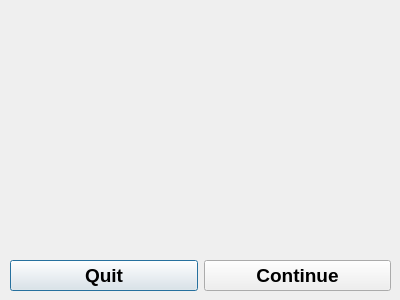
<?xml version="1.0" encoding="UTF-8"?>
<ui version="4.0">
 <class>Dialog</class>
 <widget class="QDialog" name="Dialog">
  <property name="geometry">
   <rect>
    <x>0</x>
    <y>0</y>
    <width>400</width>
    <height>300</height>
   </rect>
  </property>
  <property name="sizePolicy">
   <sizepolicy hsizetype="Fixed" vsizetype="Fixed">
    <horstretch>0</horstretch>
    <verstretch>0</verstretch>
   </sizepolicy>
  </property>
  <property name="minimumSize">
   <size>
    <width>400</width>
    <height>300</height>
   </size>
  </property>
  <property name="maximumSize">
   <size>
    <width>400</width>
    <height>300</height>
   </size>
  </property>
  <property name="cursor">
   <cursorShape>BusyCursor</cursorShape>
  </property>
  <property name="windowTitle">
   <string/>
  </property>
  <widget class="QWidget" name="layoutWidget">
   <property name="geometry">
    <rect>
     <x>10</x>
     <y>10</y>
     <width>381</width>
     <height>281</height>
    </rect>
   </property>
   <layout class="QVBoxLayout" name="verticalLayout">
    <item>
     <widget class="QLabel" name="message_txt">
      <property name="minimumSize">
       <size>
        <width>0</width>
        <height>220</height>
       </size>
      </property>
      <property name="font">
       <font>
        <pointsize>13</pointsize>
       </font>
      </property>
      <property name="frameShadow">
       <enum>QFrame::Plain</enum>
      </property>
      <property name="lineWidth">
       <number>2</number>
      </property>
      <property name="text">
       <string>‍</string>
      </property>
      <property name="textFormat">
       <enum>Qt::RichText</enum>
      </property>
      <property name="wordWrap">
       <bool>true</bool>
      </property>
     </widget>
    </item>
    <item>
     <layout class="QHBoxLayout" name="horizontalLayout">
      <item>
       <widget class="QPushButton" name="quit_btn">
        <property name="font">
         <font>
          <pointsize>14</pointsize>
          <weight>75</weight>
          <bold>true</bold>
         </font>
        </property>
        <property name="text">
         <string>Quit</string>
        </property>
       </widget>
      </item>
      <item>
       <widget class="QPushButton" name="continue_btn">
        <property name="font">
         <font>
          <pointsize>14</pointsize>
          <weight>75</weight>
          <bold>true</bold>
         </font>
        </property>
        <property name="text">
         <string>Continue</string>
        </property>
       </widget>
      </item>
     </layout>
    </item>
   </layout>
  </widget>
 </widget>
 <resources/>
 <connections/>
</ui>
